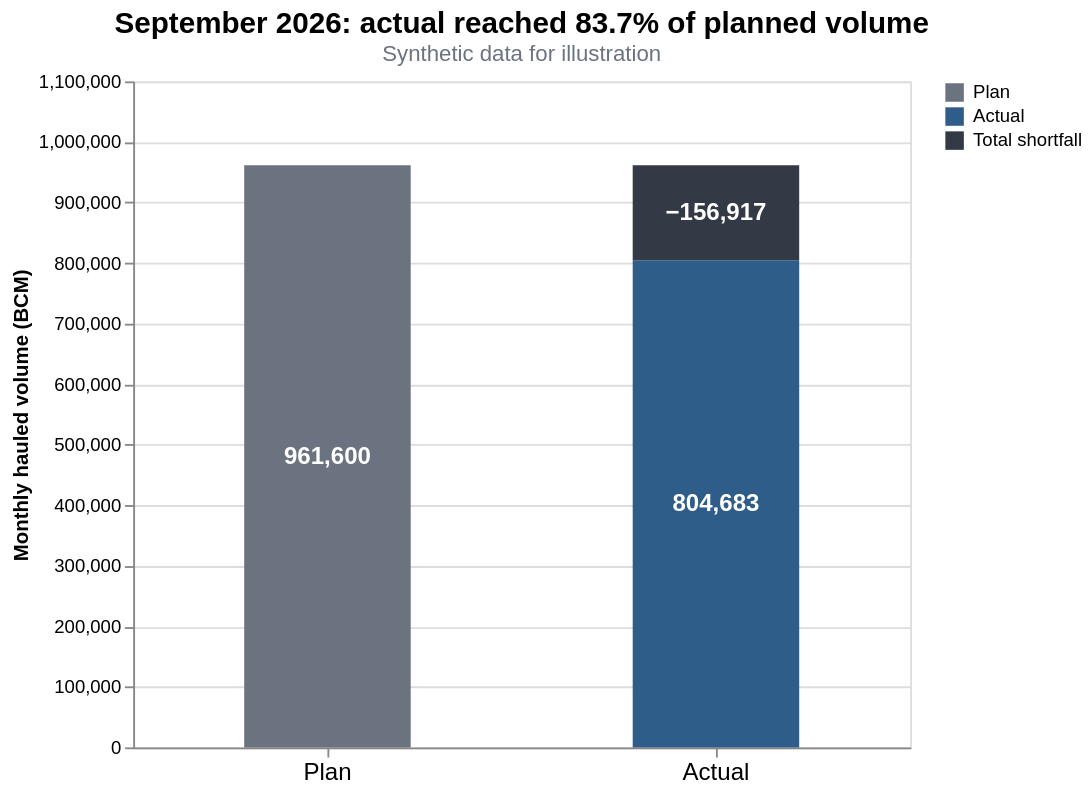

The notebook cell this image was saved under:
### Code cell
plan   = df["plan_volume_bcm"].sum()
actual = df["actual_volume_bcm"].sum()

m = pd.DataFrame({
    "bar":   ["Plan", "Actual", "Actual"],
    "part":  ["Plan", "Actual", "Total shortfall"],
    "start": [0, 0, actual],
    "end":   [plan, actual, plan]})
m["label"] = (m["end"] - m["start"]).map("{:,.0f}".format)
m.loc[m["part"] == "Total shortfall", "label"] = "−" + m.loc[m["part"] == "Total shortfall", "label"]
m["mid"]   = (m["start"] + m["end"]) / 2

color_m = alt.Scale(domain=["Plan", "Actual", "Total shortfall"],
                    range=["#6b7280", "#2f5d8a", "#333a45"])
x_m = alt.X("bar:N", sort=["Plan", "Actual"], title=None,
            axis=alt.Axis(labelAngle=0, labelFontSize=13))

bars_m = alt.Chart(m).mark_bar(size=90).encode(
    x=x_m,
    y=alt.Y("start:Q", title="Monthly hauled volume (BCM)",
            scale=alt.Scale(domain=[0, 1100000]), axis=alt.Axis(format=",.0f")),
    y2="end:Q",
    color=alt.Color("part:N", scale=color_m, title=None),
    tooltip=[alt.Tooltip("part:N", title="Part"), alt.Tooltip("label:N", title="Volume (BCM)")])

number_m = alt.Chart(m).mark_text(color="white", fontWeight="bold", fontSize=13).encode(
    x=x_m, y="mid:Q", text="label:N")

chart1 = (bars_m + number_m).properties(
    width=420, height=360,
    title=alt.TitleParams("September 2026: actual reached %.1f%% of planned volume"
                      % (100 * actual / plan),
                      subtitle="Synthetic data for illustration",
                      subtitleColor="#6b7280", fontSize=16, anchor="middle"))
chart1

### Figure 1 — Vega-Lite specification as saved in the notebook (floating-point values rounded to 4 significant figures)
{"config": {"view": {"continuousWidth": 300, "continuousHeight": 300}}, "layer": [{"mark": {"type": "bar", "size": 90}, "encoding": {"color": {"field": "part", "scale": {"domain": ["Plan", "Actual", "Total shortfall"], "range": ["#6b7280", "#2f5d8a", "#333a45"]}, "title": null, "type": "nominal"}, "tooltip": [{"field": "part", "title": "Part", "type": "nominal"}, {"field": "label", "title": "Volume (BCM)", "type": "nominal"}], "x": {"axis": {"labelAngle": 0, "labelFontSize": 13}, "field": "bar", "sort": ["Plan", "Actual"], "title": null, "type": "nominal"}, "y": {"axis": {"format": ",.0f"}, "field": "start", "scale": {"domain": [0, 1100000]}, "title": "Monthly hauled volume (BCM)", "type": "quantitative"}, "y2": {"field": "end"}}}, {"mark": {"type": "text", "color": "white", "fontSize": 13, "fontWeight": "bold"}, "encoding": {"text": {"field": "label", "type": "nominal"}, "x": {"axis": {"labelAngle": 0, "labelFontSize": 13}, "field": "bar", "sort": ["Plan", "Actual"], "title": null, "type": "nominal"}, "y": {"field": "mid", "type": "quantitative"}}}], "data": {"name": "data-4bc21b290ff289eb2c4d8ba3f04d55c7"}, "height": 360, "title": {"text": "September 2026: actual reached 83.7% of planned volume", "anchor": "middle", "fontSize": 16, "subtitle": "Synthetic data for illustration", "subtitleColor": "#6b7280"}, "width": 420, "$schema": "https://vega.github.io/schema/vega-lite/v5.20.1.json", "datasets": {"data-4bc21b290ff289eb2c4d8ba3f04d55c7": [{"bar": "Plan", "part": "Plan", "start": 0.0, "end": 961600.0, "label": "961,600", "mid": 480800.0}, {"bar": "Actual", "part": "Actual", "start": 0.0, "end": 804700.0, "label": "804,683", "mid": 402300.0}, {"bar": "Actual", "part": "Total shortfall", "start": 804700.0, "end": 961600.0, "label": "−156,917", "mid": 883100.0}]}}
